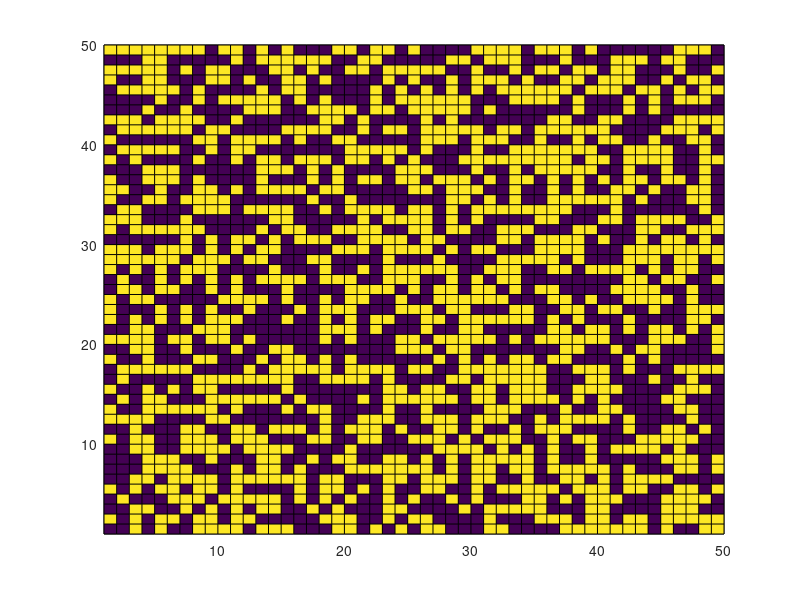

Source code (MATLAB): (Note: this script raises an error after producing the figure.)
%Script for the CODA model on a von Neumann neighbourhood extended to 
%account for the lack of familiarity agents have with a new innovations 
%diminishing the effect of observations of non-adoption, up until the end of a given
%"Novelty period" of length T, with diminishing returns as the end of the novelty period is approached.

para = struct('N',50,'alpha',0.55,'beta',0.55,'T',10000);
maxtime = 50000;

%Setting up initial matrices for opinions, log opinions and agent actions.

lattice_opinion = zeros([para.N para.N]);
lattice_op_log = zeros([para.N para.N]);
lattice_action = zeros([para.N para.N]);

%Assigning initial random moderate opinion values toward either of the
%choices, and defining inital agent actions as a result.

tic
for i=1:para.N
    a = 0.45;
    b = 0.55;
    r = (b-a).*rand(para.N,1) + a;
    lattice_opinion(i,:)=r;
    
    
    
    for j=1:para.N
        lattice_op_log(i,j)=log(lattice_opinion(i,j)/(1-lattice_opinion(i,j)));
        if lattice_op_log(i,j)<0
            lattice_action(i,j)=0;
            
        else
            lattice_action(i,j)=1;
        end
    end
end


%Plotting the initial opinion map as a comparator for later.

figure(1)
C = lattice_action;
s = pcolor(C);
s.EdgeColor = 'none';
colormap(gray(2))
axis ij
axis square


for k=1:maxtime

%Picking which agent to update
    r_1 = randi(para.N*para.N);
    %Picking their neighbour using von Neumann neighbourhood structure
    direction = randi(4);
    if direction == 1         
        
        %North
        if r_1 - para.N <= 0
            neighbour_act_obs =lattice_action(r_1);
        else
            neighbour_act_obs = lattice_action(r_1 - para.N);     
        end
        
        %East
    elseif direction == 2                                   
            
        if mod(r_1,10) == 0
           neighbour_act_obs = lattice_action(r_1);
        else
           neighbour_act_obs = lattice_action(r_1 + 1);
        end
        
        %South       
    elseif direction == 3        
             
        if r_1 + para.N > para.N*para.N
            neighbour_act_obs = lattice_action(r_1);
        else
            neighbour_act_obs = lattice_action(r_1 + para.N);
        end 
        
        %West       
    else
        if mod(r_1-1,10) == 0
            neighbour_act_obs =lattice_action(r_1);
        else
        neighbour_act_obs = lattice_action(r_1 - 1);  
        end
    
    %Checking to see if the model is still within the novelty period, and
    %if so defining the limiting factor rho according to how far through
    %the novelty period the model has progressed.
    
    if k < T
        rho = k/T;
    else
        rho = 1;
    end
    
    %Updating agent opinion, making sure to account for the novelty factor
    %(only applying to observations of non-adoption).
    
    if neighbour_act_obs == 1
        lattice_op_log(r_1) = lattice_op_log(r_1) + log(para.alpha/(1-para.beta));
    elseif neighbour_act_obs == 0
        lattice_op_log(r_1) = lattice_op_log(r_1) - log((rho*para.beta+(1-rho))...
                                                         /(rho*(1-para.alpha)+(1-rho)));
    
    end

        %Updating the action of the agent based upon their new updated
        %opinion.
    
    if lattice_op_log(r_1) < 0
        lattice_action(r_1) = 0;
    else
        lattice_action(r_1) = 1; 
    end
    
    end
    
    %Plotting the final action matrix as opinion map - also allowing it to show
    %model running in real time.
    
    figure(2)
    C = lattice_action;
    s = pcolor(C);
    s.EdgeColor = 'none';
    colormap(gray(2))
    axis ij;
    axis square;


  end


%Plotting the final action matrix as opinion map.

figure(2)
C = lattice_action;
s = pcolor(C);
s.EdgeColor = 'none';
colormap(gray(2))
axis ij
axis square
toc
    
  
